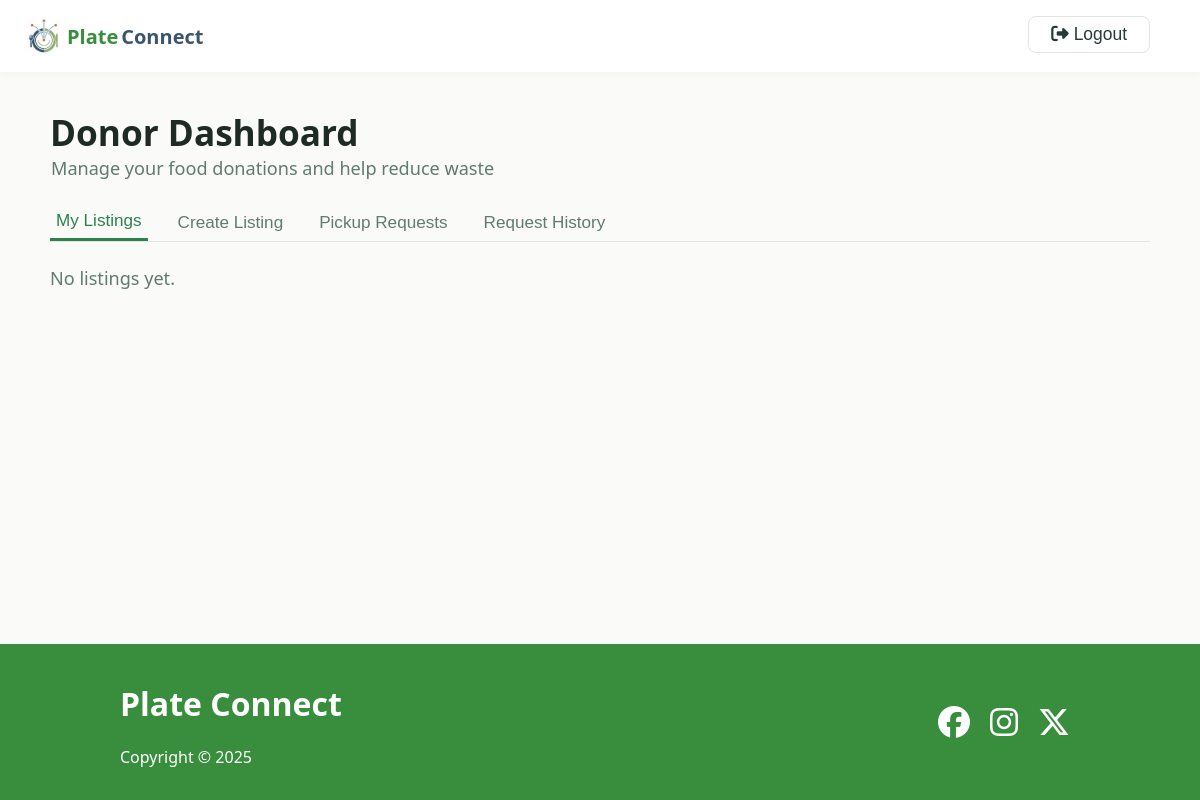
/donor_dashboard (signed in), run on an earlier commit of the app's database.
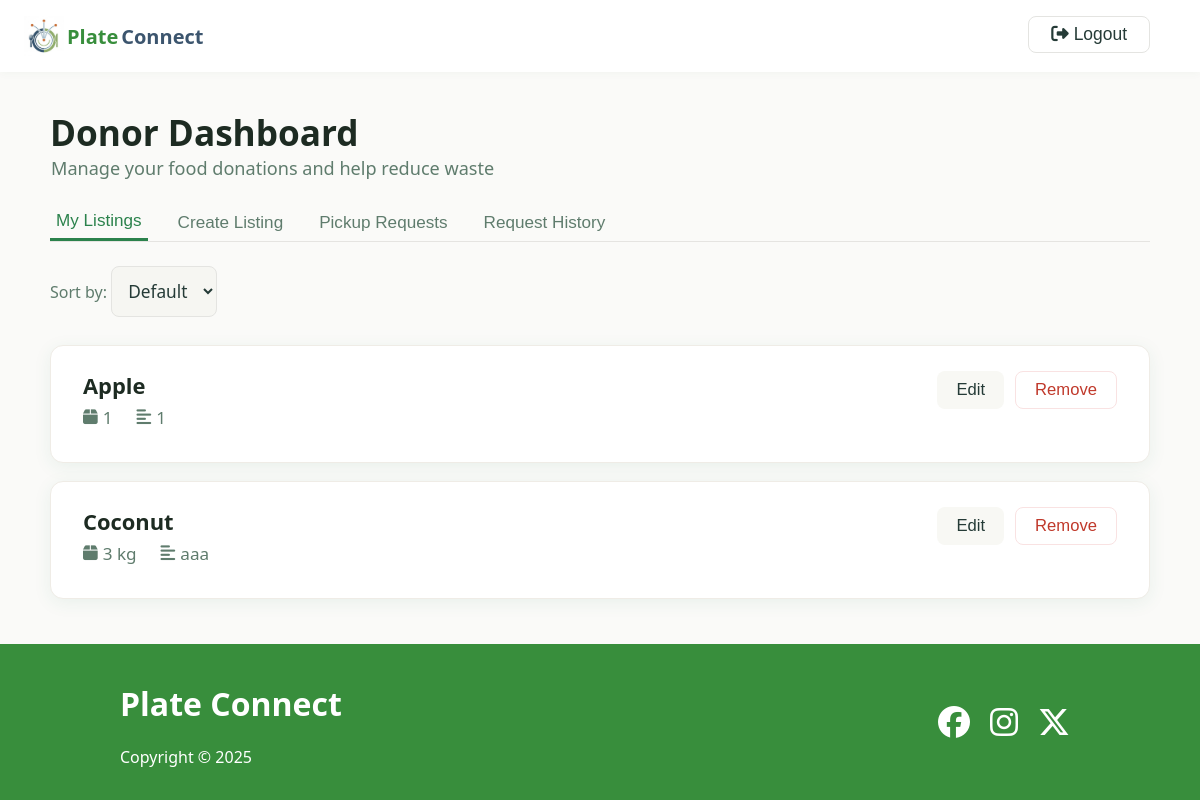
And on a later commit of the database.
### app.py (models this page shows)
class Listing(db.Model):
    id = db.Column(db.Integer, primary_key=True, autoincrement=True)
    donor_id = db.Column(db.Integer, db.ForeignKey("user.id"), nullable=False)
    food_type = db.Column(db.String(50), nullable=False)
    quantity = db.Column(db.String(50), nullable=False)
    description = db.Column(db.String(200))
    address = db.Column(db.String(200), nullable=False)
    donor = db.relationship("User", backref="listings")

### app.py (the view)
@app.route("/donor_dashboard")
def donor_dashboard():
    donor_id = session.get("user_id")
    if donor_id is None:
        return redirect(url_for("login"))
    listings = Listing.query.filter_by(donor_id=donor_id).all()
    pickup_requests = []
    for listing in listings:
        requests = Request.query.filter_by(
            listing_id=listing.id, status="pending"
        ).all()
        for req in requests:
            ngo_user = User.query.get(req.ngo_id)
            pickup_requests.append(
                {"listing": listing, "ngo": ngo_user, "request": req}
            )
    history_items = History.query.filter(
        History.donor_id == donor_id, History.status.in_(["approved", "removed"])
    ).all()
    request_history = []
    for h in history_items:
        ngo_user = User.query.get(h.ngo_id) if h.ngo_id else None
        request_history.append(
            {
                "id": h.id,
                "food_type": h.food_type,
                "quantity": h.quantity,
                "description": h.description,
                "ngo_name": ngo_user.name if ngo_user else None,
                "status": h.status,
            }
        )
    return render_template(
        "donor_dashboard.html",
        listings=listings,
        pickup_requests=pickup_requests,
        request_history=request_history,
    )

### templates/donor_dashboard.html (shortened to what this page needs)
<!DOCTYPE html>
<html lang="en">
<head>
    <link rel="stylesheet" href="{{ url_for('static', filename='style.css') }}">
    <link rel="stylesheet" href="{{ url_for('static', filename='donor_dashboard.css') }}">
    <link rel="stylesheet" href="https://cdnjs.cloudflare.com/ajax/libs/font-awesome/6.4.2/css/all.min.css">
</head>
<body>
    <main>
        <header class="header">
            <div class="logo">
                <img src="../static/images/logo.png" alt="">
                <a href="/" class="logo-text green-font">Plate</a>
                <a href="/" class="logo-text dark-blue-font">Connect</a>
                <form class='logout' method="POST" action="{{ url_for('logout') }}">
                    <button type="submit" class="back-btn"><i class="fa fa-sign-out-alt"></i> Logout</button>
                </form>
            </div>
        </header>
        <div class="dashboard-container">
            <div class="dashboard-header">
                <div>
                    <h1 class="dashboard-title">Donor Dashboard</h1>
                    <div class="dashboard-subtitle">Manage your food donations and help reduce waste</div>
                </div>
            </div>
            <div class="dashboard-tabs">
                <button class="dashboard-tab active" onclick="showTab('listings')">My Listings</button>
                <button class="dashboard-tab" onclick="showTab('create')">Create Listing</button>
                <button class="dashboard-tab" onclick="showTab('requests')">Pickup Requests</button>
                <button class="dashboard-tab" onclick="showTab('history')">Request History</button>
            </div>
            <div id="tab-listings" class="listings-table">
                {% if listings %}
                <div style="margin-bottom: 8px;">
                    <label for="sort-listings" style="font-weight: 500; color: #5f7c6d;">Sort by:</label>
                    <select id="sort-listings" onchange="sortListings()">
                        <option value="default">Default</option>
                    </select>
                </div>
                {% for listing in listings %}
                <div class="listing-card" data-id="{{ listing.id }}">
                    <div class="listing-details">
                        <div class="listing-title">
                            {{ listing.food_type }}
                        </div>
                        <div class="listing-meta">
                            <span><i class="fa fa-box icon"></i> {{ listing.quantity }}</span>
                            <span><i class="fa fa-align-left icon"></i> {{ listing.description }}</span>
                        </div>
                    </div>
                    <div class="listing-actions">
                        <button class="btn-edit"
                            onclick="editListing('{{ listing.id }}', '{{ listing.food_type|escape }}', '{{ listing.quantity|escape }}', '{{ listing.description|escape }}')">
                            Edit
                        </button>
                        <form method="POST" action="{{ url_for('remove_listing', listing_id=listing.id) }}">
                            <button type="submit" class="btn-remove">Remove</button>
                        </form>
                    </div>
                </div>
                {% endfor %}
                {% else %}
                <div style="color:#5f7c6d; font-size:1.13rem;">No listings yet.</div>
                {% endif %}
            </div>
        </div>
    </main>
    <footer class="footer">
        <div class="container">
            <div>
                <h1>Plate Connect</h1>
                <p>Copyright &copy; 2025</p>
            </div>
            <div class="social">
                <a href="#"><i class="fab fa-facebook fa-2x"></i></a>
                <a href="#"><i class="fab fa-instagram fa-2x"></i></a>
                <a href="#"><i class="fab fa-x-twitter fa-2x"></i></a>
            </div>
        </div>
    </footer>
</body>
</html>

### static/style.css (style rules this page uses)
:root { --green: #388e3c; --dark-green: #1b5e20; --dark-blue: #3C556E; }
html, body { height: 100%; margin: 0; }
body { display: flex; flex-direction: column; min-height: 100vh; }
main { flex: 1; }
.green-font { color: var(--green); }
.dark-blue-font { color: var(--dark-blue); }
body { background: #fafcfb; color: #1b5e20; font-family: 'Segoe UI', 'Arial', sans-serif; margin: 0; padding: 0; }
.header { display: flex; justify-content: space-between; align-items: center; background: #fff; box-shadow: 0 2px 8px rgba(27, 94, 32, 0.03); padding: 0 40px 0 24px; height: 72px; position: sticky; top: 0; z-index: 10; }
.logo { display: flex; align-items: flex-start; gap: 3px; justify-content: center; }
.logo img { height: 40px; }
.logo-text { display: flex; align-self: center; font-size: 1.25rem; font-weight: bold; text-decoration: none; cursor: pointer; transition: color 0.18s; }
.footer { padding: 1rem 0; background: var(--green); }
.footer .container { margin: 0 100px; padding: 0 20px; display: grid; grid-template-columns: repeat(2, 1fr); gap: 20px; height: 100%; color: white; background: var(--green); }
.footer .social { display: flex; justify-content: flex-end; align-items: center; }
.footer .social a { margin: 0 10px; color: white; transition: color 0.2s; }

### static/donor_dashboard.css (style rules this page uses)
body { font-family: 'Segoe UI', Arial, sans-serif; background: #fafaf8; color: #253b37; margin: 0; padding: 0; }
.header .logo { display: flex; justify-content: flex-start; width: 100%; }
.header .logo .logout { margin-left: auto; }
.dashboard-container { max-width: 1100px; margin: 0 auto; padding: 36px 0; }
.dashboard-header { display: flex; align-items: center; gap: 18px; margin-bottom: 8px; }
.back-btn { background: #fff; border: 1px solid #e4e4e1; border-radius: 8px; padding: 7px 22px; color: #253b37; font-size: 1.09rem; cursor: pointer; font-weight: 500; margin-right: 10px; transition: background 0.18s; }
.dashboard-title { font-size: 2.2rem; font-weight: 700; color: #1d2b22; margin: 0; }
.dashboard-subtitle { color: #5f7c6d; font-size: 1.13rem; margin-bottom: 22px; margin-left: 1px; }
.dashboard-tabs { display: flex; gap: 24px; border-bottom: 1px solid #e5e4e1; margin-bottom: 24px; }
.dashboard-tab { padding-bottom: 7px; font-weight: 500; font-size: 1.07rem; color: #5f7c6d; cursor: pointer; border: none; background: none; transition: color 0.18s; }
.dashboard-tab.active { color: #2b824c; border-bottom: 3px solid #2b824c; }
.listings-table { display: flex; flex-direction: column; gap: 18px; margin-top: 4px; }
.listing-card { background: #fff; border-radius: 13px; border: 1px solid #efece6; box-shadow: 0 4px 18px rgba(33, 122, 83, 0.08); padding: 25px 32px; display: flex; justify-content: space-between; align-items: flex-start; transition: box-shadow 0.18s; }
.listing-details { flex: 1; min-width: 0; }
.listing-title { font-size: 1.37rem; font-weight: 700; color: #1d2b22; margin-bottom: 6px; display: flex; gap: 10px; align-items: center; }
.listing-meta { display: flex; gap: 24px; flex-wrap: wrap; margin-bottom: 8px; color: #5f7c6d; font-size: 1.07rem; align-items: center; }
.listing-meta span { display: flex; align-items: center; gap: 5px; }
.listing-meta .icon { font-size: 1.05rem; }
.listing-actions { display: flex; flex-direction: row; gap: 11px; }
.btn-edit, .btn-remove { padding: 8px 19px; border-radius: 8px; font-size: 1.04rem; font-weight: 500; border: none; cursor: pointer; transition: background 0.18s, color 0.18s; background: #f8f8f4; color: #253b37; margin-bottom: 4px; }
.btn-remove { color: #c0392b; background: #fff; border: 1px solid #f9e2e2; }
input, textarea, select { background: #f6f6f2; border: 1px solid #e4e4e1; border-radius: 8px; padding: 12px; font-size: 1.08rem; color: #253b37; resize: vertical; font-family: inherit; margin-bottom: 2px; }

What changed in the data, as far as the page shows it:
added Listing: food_type "Apple", quantity "1", description "1"
added Listing: food_type "Coconut", quantity "3 kg", description "aaa"
Also different on the page:
form field value: (not shown) → "Default"
text no longer shown: "No listings yet."
text now shown: "Sort by:"
